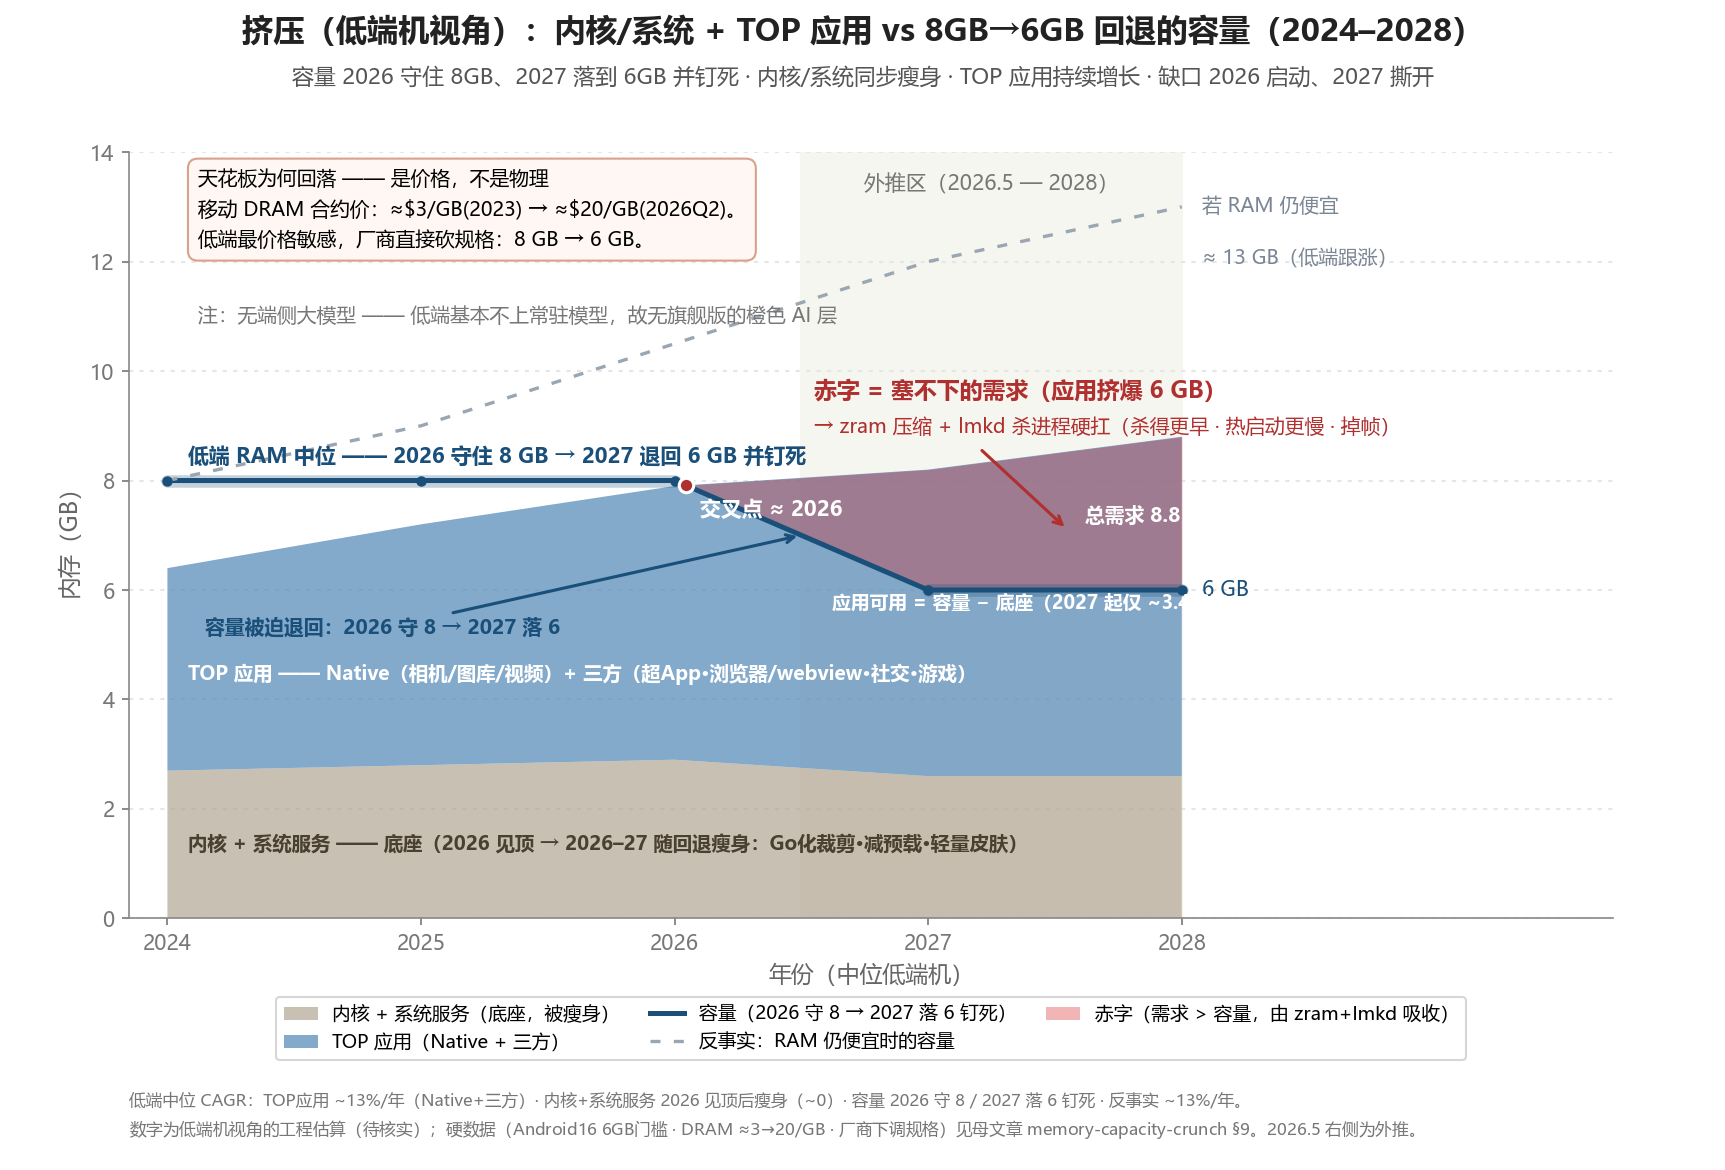

Source code (Python):
#!/usr/bin/env python3
# -*- coding: utf-8 -*-
"""
绘制「低端机视角」——低端 / 入门 Android 机的内存需求（内核+系统服务 + TOP 应用，
**不含端侧大模型**）vs 被价格 2026 守 8GB、2027 退回 6GB 并钉死的容量。低端机版，
对照旗舰版 memory-capacity-crunch-conflict。

需求自下而上堆叠两层：①内核+系统服务（底座，2026 见顶后随回退瘦身）、②TOP 应用
（Native 相机/图库/视频 + 三方超App/浏览器/社交/游戏，合并为一层）。两层之和即总需求，
与容量线对比：高出容量的部分就是赤字（由 zram 压缩 + lmkd 杀进程吸收）。

运行:
    pip install matplotlib numpy
    python memory-capacity-crunch-lowend-conflict.py
输出: 脚本所在目录下 memory-capacity-crunch-lowend-conflict.png / .svg

数字说明: 容量与工作集中位线均为**低端机视角的工程估算（待核实）**，锚定母文章已核实的
硬数据 —— Android 16 完整版门槛 6GB；移动 DRAM 合约价 ≈$3/GB(2023) → ≈$20/GB(2026Q2)；
厂商在涨价下"下调规格"。见 surveys/memory-capacity-crunch-CN.md §9。

中文字体: 下方 rcParams 已配置常见 CJK 字体回退链；若显示成方块，把系统中文字体名
加到 font.sans-serif 最前面（Windows 一般 'Microsoft YaHei'）。
"""

import os
import numpy as np
import matplotlib
import matplotlib.pyplot as plt
from matplotlib.patches import Patch
from matplotlib.lines import Line2D

# ---------------------------------------------------------------- 字体 / 全局样式（与旗舰版一致）
matplotlib.rcParams["font.sans-serif"] = [
    "Microsoft YaHei", "SimHei", "PingFang SC", "Noto Sans CJK SC",
    "Source Han Sans SC", "WenQuanYi Zen Hei", "sans-serif",
]
matplotlib.rcParams["axes.unicode_minus"] = False   # 负号用 ASCII，避免缺字
matplotlib.rcParams["svg.fonttype"] = "none"        # SVG 里保留文字（不转路径），可后期编辑

# ---------------------------------------------------------------- 配色
C_SYS    = "#a99a86"   # 内核 + 系统服务（底座，taupe）
C_APPS   = "#5589b8"   # TOP 应用（Native + 三方，合并为一层，蓝）
C_CAP    = "#1a4f7a"   # 容量（深蓝）
C_COUNTER= "#9aa6b2"   # 反事实（灰）
C_DEF    = "#d62828"   # 赤字（红）
C_CROSS  = "#b03030"   # 交叉点 / 赤字标注
C_PROJ   = "#f6f6f0"   # 外推区底色
C_TXT    = "#333333"
C_MUTED  = "#777777"

# ---------------------------------------------------------------- 数据（中位低端机，单位 GB；均为估算·待核实）
years     = np.array([2024, 2025, 2026, 2027, 2028], dtype=float)
native    = np.array([1.5, 1.7, 1.9, 2.1, 2.3])          # TOP-Native：相机/图库/视频（常驻大头）
third     = np.array([2.2, 2.7, 3.1, 3.5, 3.9])          # TOP-三方：超App/浏览器/社交/游戏
apps      = native + third                                # TOP 应用合计（合并为一层）= [3.7,4.4,5.0,5.6,6.2]
sys_floor = np.array([2.7, 2.8, 2.9, 2.6, 2.6])          # 内核+系统服务：2026 见顶，随回退（2026→2027）瘦身
capacity  = np.array([8.0, 8.0, 8.0, 6.0, 6.0])          # 容量：2026 守住 8 → 2027 退回 6 并钉死
demand    = sys_floor + apps                              # 总需求 = 底座 + TOP应用 = [6.4,7.2,7.9,8.2,8.8]
counterfactual = np.array([8.0, 9.0, 10.5, 12.0, 13.0])  # 反事实：若 RAM 仍便宜，低端也会跟着爬

PROJ_START = 2026.5   # 外推区起点


def first_crossing(x, upper, lower):
    """返回 upper 由下方穿到 lower 上方的首个交点 (x, y)。"""
    d = upper - lower
    for i in range(len(x) - 1):
        if d[i] <= 0 <= d[i + 1]:
            t = (0 - d[i]) / (d[i + 1] - d[i])
            return x[i] + t * (x[i + 1] - x[i]), lower[i] + t * (lower[i + 1] - lower[i])
    return None


x_cross, y_cross = first_crossing(years, demand, capacity)   # ≈ (2026.04, 7.91)

# ---------------------------------------------------------------- 画布
fig = plt.figure(figsize=(11.5, 7.8))
ax = fig.add_axes([0.075, 0.215, 0.86, 0.655])  # [left, bottom, width, height]

# 外推区底色（最底层）
ax.axvspan(PROJ_START, years[-1], color=C_PROJ, zorder=0)
ax.text((PROJ_START + years[-1]) / 2, 13.6, "外推区（2026.5 — 2028）",
        ha="center", va="top", fontsize=10, color=C_MUTED, zorder=1)

# 网格（数据之下）
ax.set_axisbelow(True)
ax.grid(axis="y", linestyle=(0, (2, 3)), color="#e6e6e6", linewidth=1)

# ---------------------------------------------------------------- 需求堆叠（自下而上）：内核+系统服务 → TOP应用
polys = ax.stackplot(years, sys_floor, apps, colors=[C_SYS, C_APPS], zorder=2)
polys[0].set_alpha(0.62)   # 内核+系统服务（底座）
polys[1].set_alpha(0.72)   # TOP 应用

# ---------------------------------------------------------------- 赤字楔形：总需求 > 容量（顶破天花板的部分）
ax.fill_between(years, demand, capacity, where=(demand >= capacity),
                interpolate=True, color=C_DEF, alpha=0.34, linewidth=0, zorder=3)

# ---------------------------------------------------------------- 容量线（2026 守 8 → 2027 退 6）+ 两段平台高亮
ax.plot(years[:3], capacity[:3], color=C_CAP, linewidth=6, alpha=0.26,
        solid_capstyle="round", zorder=3)                  # 2024–26 守住 8
ax.plot(years[3:], capacity[3:], color=C_CAP, linewidth=6, alpha=0.26,
        solid_capstyle="round", zorder=3)                  # 2027–28 钉死 6
ax.plot(years, capacity, color=C_CAP, linewidth=2.4, zorder=4)
ax.scatter(years, capacity, s=16, color=C_CAP, zorder=5)

# 反事实线（RAM 仍便宜）
ax.plot(years, counterfactual, color=C_COUNTER, linewidth=1.6,
        linestyle=(0, (3, 4)), zorder=4)

# 交叉点（总需求顶到容量）
ax.scatter([x_cross], [y_cross], s=48, color=C_CROSS, edgecolor="white",
           linewidth=1.5, zorder=6)
ax.text(2026.1, 7.35, "交叉点 ≈ 2026", fontsize=10,
        fontweight="bold", color="white", zorder=7)

# 8→6 回落标注（指向 2026→2027 陡降段）
ax.annotate("容量被迫退回：2026 守 8 → 2027 落 6", xy=(2026.5, 7.0), xytext=(2024.15, 5.2),
            fontsize=9.5, fontweight="bold", color=C_CAP,
            arrowprops=dict(arrowstyle="->", color=C_CAP, linewidth=1.5), zorder=7)

# ---------------------------------------------------------------- 系列内联标注
ax.text(2024.08, 1.25, "内核 + 系统服务 —— 底座（2026 见顶 → 2026–27 随回退瘦身：Go化裁剪·减预载·轻量皮肤）",
        fontsize=9.3, color="#4a4030", fontweight="bold", zorder=7)
ax.text(2024.08, 4.35, "TOP 应用 —— Native（相机/图库/视频）+ 三方（超App·浏览器/webview·社交·游戏）",
        fontsize=9.3, color="white", fontweight="bold", zorder=7)
ax.text(2024.08, 8.32, "低端 RAM 中位 —— 2026 守住 8 GB → 2027 退回 6 GB 并钉死",
        fontsize=10, fontweight="bold", color=C_CAP, zorder=7)

# 无大模型说明（旗舰版那条橙色 AI 层在这里消失）
ax.text(2024.12, 10.9, "注：无端侧大模型 —— 低端基本不上常驻模型，故无旗舰版的橙色 AI 层",
        fontsize=9.5, color=C_MUTED, zorder=7)

# 右侧端点标注
ax.text(2028.08, 6.0, "6 GB", fontsize=10, color=C_CAP, va="center")
ax.text(2027.62, 7.35, "总需求 8.8 GB", fontsize=9.5, color="white", va="center", fontweight="bold", zorder=7)
ax.text(2028.08, 13.0, "若 RAM 仍便宜", fontsize=9.5, color="#7a8694", va="center")
ax.text(2028.08, 12.05, "≈ 13 GB（低端跟涨）", fontsize=9.5, color="#7a8694", va="center")

# 赤字标注 + 指向楔形的箭头
ax.text(2026.55, 9.5, "赤字 = 塞不下的需求（应用挤爆 6 GB）",
        fontsize=11, fontweight="bold", color=C_CROSS, zorder=7)
ax.text(2026.55, 8.85, "→ zram 压缩 + lmkd 杀进程硬扛（杀得更早 · 热启动更慢 · 掉帧）",
        fontsize=9.5, color=C_CROSS, zorder=7)
ax.annotate("", xy=(2027.55, 7.1), xytext=(2027.2, 8.6),
            arrowprops=dict(arrowstyle="->", color=C_CROSS, linewidth=1.5), zorder=7)

# 应用可用提示（容量与底座之间的余量，2027 起被压到很小）
ax.text(2026.62, 5.65, "应用可用 = 容量 − 底座（2027 起仅 ~3.4 GB）",
        fontsize=9, color="white", fontweight="bold", zorder=7)

# 价格说明框（左上空白区）
callout = ("天花板为何回落 —— 是价格，不是物理\n"
           "移动 DRAM 合约价：≈\\$3/GB(2023) → ≈\\$20/GB(2026Q2)。\n"
           "低端最价格敏感，厂商直接砍规格：8 GB → 6 GB。")
ax.text(2024.12, 13.7, callout, fontsize=9.5, va="top", ha="left", linespacing=1.6,
        bbox=dict(boxstyle="round,pad=0.5", facecolor="#fff7f3", edgecolor="#d9a08c"),
        zorder=8)

# ---------------------------------------------------------------- 坐标轴
ax.set_xlim(2023.85, 2029.7)
ax.set_ylim(0, 14)
ax.set_xticks(years)
ax.set_xticklabels([int(y) for y in years])
ax.set_yticks([0, 2, 4, 6, 8, 10, 12, 14])
ax.set_xlabel("年份（中位低端机）", fontsize=11, color="#666")
ax.set_ylabel("内存（GB）", fontsize=11, color="#666")
ax.tick_params(colors=C_MUTED)
for side in ("top", "right"):
    ax.spines[side].set_visible(False)
for side in ("left", "bottom"):
    ax.spines[side].set_color("#888")

# ---------------------------------------------------------------- 标题 / 副标题
fig.text(0.5, 0.965, "挤压（低端机视角）：内核/系统 + TOP 应用 vs 8GB→6GB 回退的容量（2024–2028）",
         ha="center", fontsize=15, fontweight="bold", color="#222")
fig.text(0.5, 0.928, "容量 2026 守住 8GB、2027 落到 6GB 并钉死 · 内核/系统同步瘦身 · TOP 应用持续增长 · 缺口 2026 启动、2027 撕开",
         ha="center", fontsize=10.5, color="#555")

# ---------------------------------------------------------------- 图例（坐标轴下方）
handles = [
    Patch(facecolor=C_SYS,  alpha=0.62, label="内核 + 系统服务（底座，被瘦身）"),
    Patch(facecolor=C_APPS, alpha=0.72, label="TOP 应用（Native + 三方）"),
    Line2D([0], [0], color=C_CAP, lw=2.4, label="容量（2026 守 8 → 2027 落 6 钉死）"),
    Line2D([0], [0], color=C_COUNTER, lw=1.6, linestyle=(0, (3, 4)), label="反事实：RAM 仍便宜时的容量"),
    Patch(facecolor=C_DEF, alpha=0.34, label="赤字（需求 > 容量，由 zram+lmkd 吸收）"),
]
ax.legend(handles=handles, loc="upper center", bbox_to_anchor=(0.5, -0.09),
          ncol=3, frameon=True, fontsize=9, handlelength=1.8, columnspacing=1.6)

# ---------------------------------------------------------------- 脚注
fig.text(0.075, 0.055,
         "低端中位 CAGR：TOP应用 ~13%/年（Native+三方）· 内核+系统服务 2026 见顶后瘦身（~0）· "
         "容量 2026 守 8 / 2027 落 6 钉死 · 反事实 ~13%/年。",
         fontsize=8, color=C_MUTED)
fig.text(0.075, 0.030,
         "数字为低端机视角的工程估算（待核实）；硬数据（Android16 6GB门槛 · DRAM ≈$3→$20/GB · 厂商下调规格）"
         "见母文章 memory-capacity-crunch §9。2026.5 右侧为外推。",
         fontsize=8, color=C_MUTED)

# ---------------------------------------------------------------- 输出（写到脚本所在目录，运行任一副本都会写到它自己旁边）
HERE = os.path.dirname(os.path.abspath(__file__))
fig.savefig(os.path.join(HERE, "memory-capacity-crunch-lowend-conflict.png"), dpi=150)
fig.savefig(os.path.join(HERE, "memory-capacity-crunch-lowend-conflict.svg"))
print("已输出 memory-capacity-crunch-lowend-conflict.png / .svg ->", HERE)
# plt.show()   # 交互查看可取消注释
